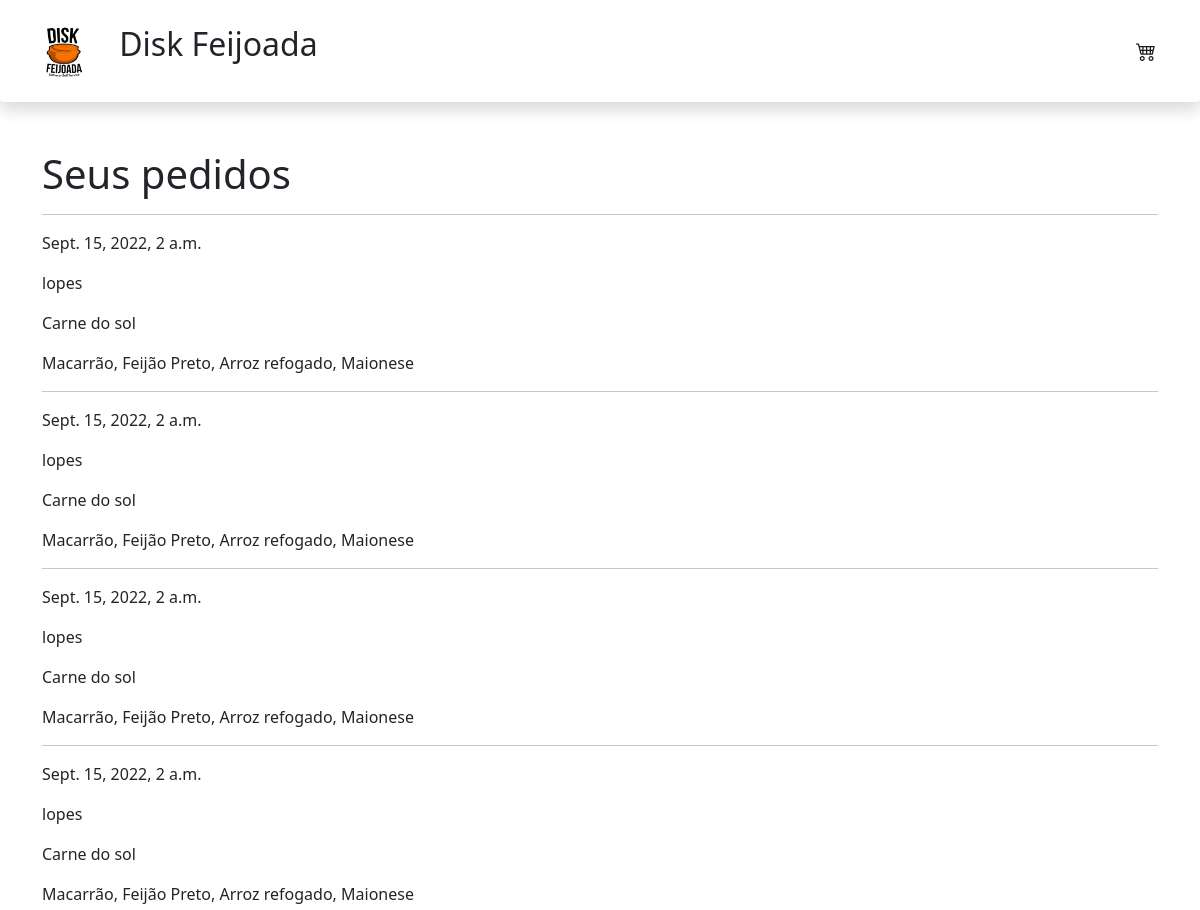
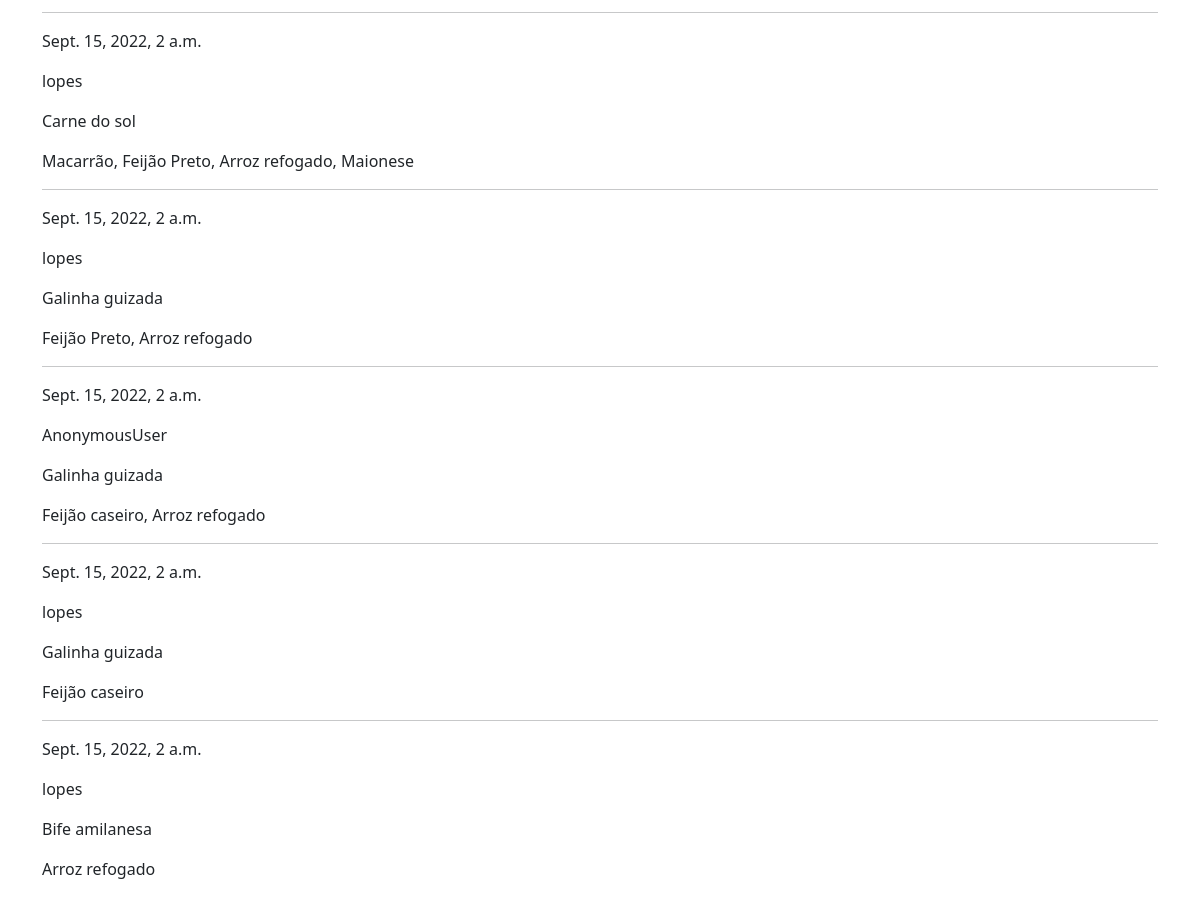
Page /cart/ on the committed database (2 pictures, top to bottom).
### cart/models.py (models this page shows, shortened)
class Cart(models.Model):
    user = models.CharField(max_length=50)
    item = models.CharField(max_length=100)
    acomps = models.CharField(max_length=100, null=True)
    date_created = models.DateTimeField(auto_now_add=True, null=True)

### cart/views.py (the view)
# urls.py: path('cart/', CartView.as_view(),  name='cart'),
class CartView(ListView):
    template_name="cart.html"
    queryset = Cart.objects.all()

### cart/templates/cart.html (shortened to what this page needs)
{% extends 'home.html' %}
{% block content %}
<div class='container'>
    <h1>Seus pedidos </h1>
    {% for instance in object_list %}
    {% if request.user.username in instance.user %}
    <hr></hr>
    <p>{{instance.date_created}}
    <p>{{instance.user}}</p>
    <p>{{instance.item}}</p>
    <p>{{instance.acomps | slice:"31:-4" | cut:">" | cut:"<" | cut:"Acompanhamentos:" | cut:''}}</p>
    {%endif%}
    {%endfor%}
</div>
{% endblock %}

### templates/home.html (shortened to what this page needs)
<!doctype html>
<html>
    <head>
        {% block head%}
        {% include 'topbar.html'%}
        {% endblock head %}
    <link href="https://cdn.jsdelivr.net/npm/bootstrap@5.1.3/dist/css/bootstrap.min.css" rel="stylesheet">
    <link rel="stylesheet" href="https://cdn.jsdelivr.net/npm/bootstrap-icons@1.9.1/font/bootstrap-icons.css">
    <script src="https://cdn.tailwindcss.com"></script>
</head>
<body>
{%block content%}{% endblock content %}
</body>
</html>

### templates/topbar.html
{% load static %}
<nav class="navbar navbar-light shadow p-3 mb-5 bg-body rounded" style='background-color: #e3f2fd;'>
  <div class='container-fluid '>
    <div class='align-items: middle '>
    <a class="navbar-brand" href="/">
      <img src="{% static 'img/logo.jpeg' %}" width="70" height="70" class="d-inline-block align-text-middle" alt=""/>
    </a>
    <span class='d-inline-block'><h2>Disk Feijoada</h2></span>
    </div>
      <a class='navbar-brand' href="{% url 'cart:cart'%}">
        <span class='justify-content: space-between'>
          <i class="bi bi-cart4"></i>
        </span>
      </a>
</div>
</nav>

### rows in the picture
Cart: date_created "Sept. 15, 2022, 2 a.m.", user "lopes", item "Carne do sol", acomps "Macarrão, Feijão Preto, Arroz refogado, Maionese"
Cart: date_created "Sept. 15, 2022, 2 a.m.", user "lopes", item "Carne do sol", acomps "Macarrão, Feijão Preto, Arroz refogado, Maionese"
Cart: date_created "Sept. 15, 2022, 2 a.m.", user "lopes", item "Carne do sol", acomps "Macarrão, Feijão Preto, Arroz refogado, Maionese"
Cart: date_created "Sept. 15, 2022, 2 a.m.", user "lopes", item "Carne do sol", acomps "Macarrão, Feijão Preto, Arroz refogado, Maionese"
Cart: date_created "Sept. 15, 2022, 2 a.m.", user "lopes", item "Carne do sol", acomps "Macarrão, Feijão Preto, Arroz refogado, Maionese"
Cart: date_created "Sept. 15, 2022, 2 a.m.", user "lopes", item "Galinha guizada", acomps "Feijão Preto, Arroz refogado"
Cart: date_created "Sept. 15, 2022, 2 a.m.", user "AnonymousUser", item "Galinha guizada", acomps "Feijão caseiro, Arroz refogado"
Cart: date_created "Sept. 15, 2022, 2 a.m.", user "lopes", item "Galinha guizada", acomps "Feijão caseiro"
Cart: date_created "Sept. 15, 2022, 2 a.m.", user "lopes", item "Bife amilanesa", acomps "Arroz refogado"
